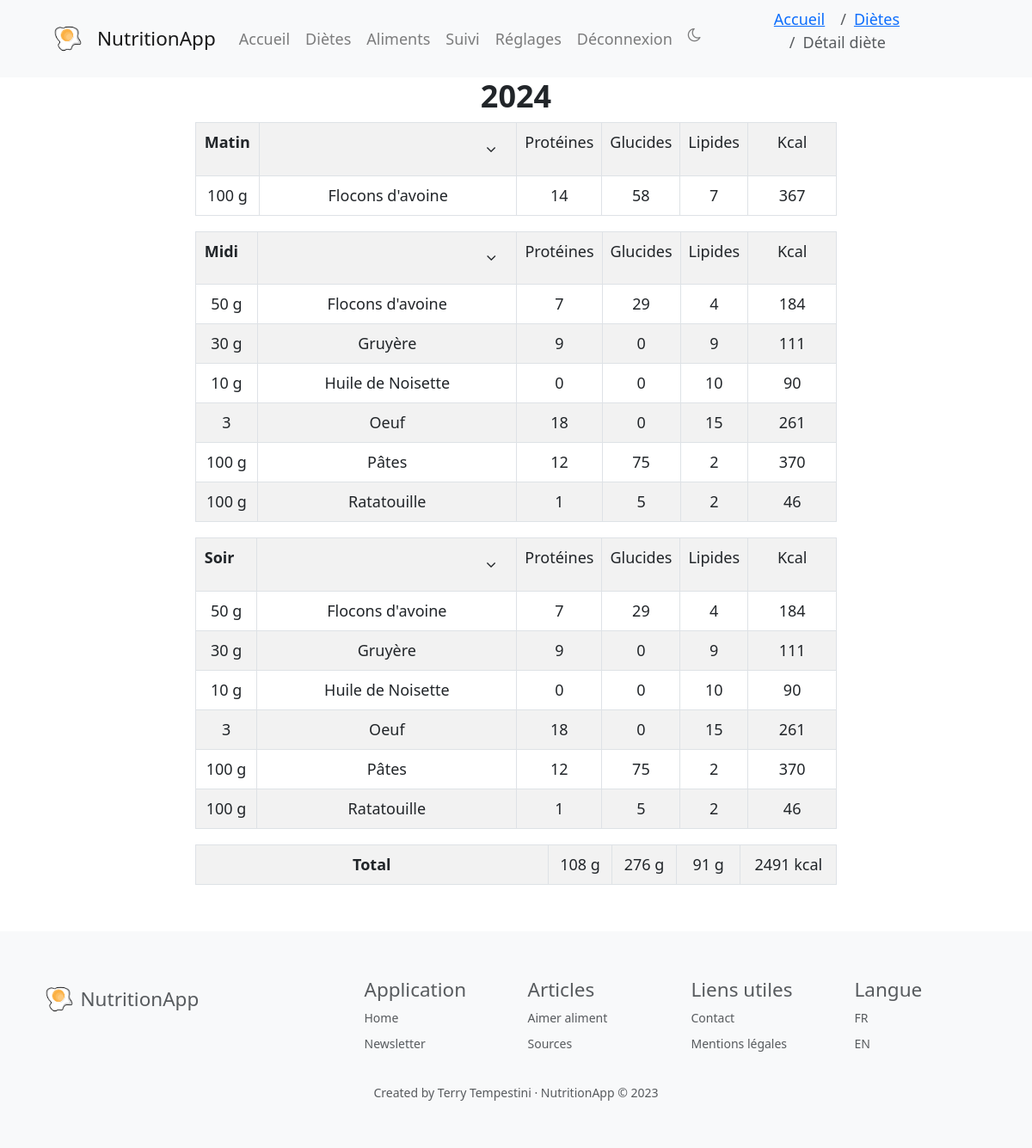
The page /voir_diete/4 (signed in) on the database its author committed.
### models/Diete.py (models this page shows, shortened)
class Diete(db.Model):
    id = db.Column(db.Integer, primary_key=True)
    titre_diete = db.Column(db.String(255), nullable=True)  # nom de la diete
    createur = db.Column(db.Integer, db.ForeignKey('utilisateur.id'), nullable=True)
    date = db.Column(db.Date, nullable=True)
    createur_obj = db.relationship('Utilisateur', backref=db.backref('dietes'), foreign_keys=[createur])
    def get_by_id(id):
        return Diete.query.get(id)
    def portions_associees(self):
        return Portion.query.join(Aliment).filter(Portion.diete == self.id).order_by(Portion.label_portion,
                                                                                     Aliment.titre).all()
    def total_kcal(self):
        if (self.portions_associees()):
            return sum([portion.kcal_portion() for portion in self.portions_associees()])
        else:
            return 0
    def total_proteines(self):
        if (self.portions_associees()):
            return sum([portion.proteines_portion() for portion in self.portions_associees()])
        else:
            return 0
    def total_glucides(self):
        if (self.portions_associees()):
            return sum([portion.glucides_portion() for portion in self.portions_associees()])
        else:
            return 0
    def total_lipides(self):
        if (self.portions_associees()):
            return sum([portion.lipides_portion() for portion in self.portions_associees()])
        else:
            return 0
    def total_kcal_meal(self, meal_number):
        if self.portions_associees():
            return sum(
                [portion.kcal_portion() for portion in self.portions_associees() if
                 portion.label_portion == meal_number])
        else:
            return 0
    def total_nutriment_portion(self, meal_number, nutriment):
        if self.portions_associees():
            return sum(
                [getattr(portion, f'{nutriment}_portion')() for portion in self.portions_associees() if
                 portion.label_portion == meal_number]
            )
        else:
            return 0
    def total_proteines_portion(self, meal_number):
        return self.total_nutriment_portion(meal_number, 'proteines')
    def total_glucides_portion(self, meal_number):
        return self.total_nutriment_portion(meal_number, 'glucides')
    def total_lipides_portion(self, meal_number):
        return self.total_nutriment_portion(meal_number, 'lipides')
    def sets_of_portions(self):
        portions_diet = self.portions_associees()
        portions_par_type = {}
        for portion in portions_diet:
            type_portion = portion.label_portion
            if type_portion not in portions_par_type:
                portions_par_type[type_portion] = []
            portions_par_type[type_portion].append(portion)
        sets_of_portions = list(portions_par_type.values())
        return sets_of_portions

### models/Portion.py (models this page shows, shortened)
class Portion(db.Model):
    id = db.Column(db.Integer, primary_key=True)
    diete = db.Column(db.Integer, db.ForeignKey('diete.id'))
    aliment = db.Column(db.Integer, db.ForeignKey('aliment.id'))
    nombre = db.Column(db.Integer, nullable=False, server_default='0')
    label_portion = db.Column(db.Integer, nullable=False,
                              server_default='0')  # 1=matin, 2=collation matin, 3=midi, 4=collation aprem, 5=soir, 6=collation soir
    diete_obj = db.relationship('Diete', backref=db.backref('portions'))
    aliment_obj = db.relationship('Aliment', backref=db.backref('portions'))
    def unite(self):
        return self.aliment_obj.unite
    def kcal_portion(self):
        if self.unite() == 1:  # si l'aliment est en unité (kcal * nombre)
            return round(self.aliment_obj.kcal * self.nombre)
        else:  # aliment == 0 (kcal * nombre * 0.01 * 100g) ; aliment == 2 (kcal * nombre * 0.01 * 100mL)
            return round(self.aliment_obj.kcal * self.nombre * 0.01)
    def proteines_portion(self):
        if self.unite() == 1:
            return round(self.aliment_obj.proteines * self.nombre)
        else:
            return round(self.aliment_obj.proteines * self.nombre * 0.01)
    def glucides_portion(self):
        if self.unite() == 1:
            return round(self.aliment_obj.glucides * self.nombre)
        else:
            return round(self.aliment_obj.glucides * self.nombre * 0.01)
    def lipides_portion(self):
        if self.unite() == 1:
            return round(self.aliment_obj.lipides * self.nombre)
        else:
            return round(self.aliment_obj.lipides * self.nombre * 0.01)

### models/Aliment.py (models this page shows, shortened)
class Aliment(db.Model):
    id = db.Column(db.Integer, primary_key=True)
    titre = db.Column(db.String(255), nullable=True, server_default='')
    kcal = db.Column(db.Integer, nullable=True, server_default='0')
    proteines = db.Column(db.Integer, nullable=True, server_default='0')
    glucides = db.Column(db.Integer, nullable=True, server_default='0')
    lipides = db.Column(db.Integer, nullable=True, server_default='0')
    categorie = db.Column(db.String(255), nullable=True, server_default="Autre") # légume, fruit, féculent...
    photo = db.Column(db.String(255), nullable=True, server_default='')
    description = db.Column(db.String(255), nullable=True, server_default='')
    unite = db.Column(db.Integer, nullable=True, server_default='0') # 0 = 100g, 1 = 1 unité, 2 = mL
    valide = db.Column(db.Integer, nullable=True, server_default='0') # 0 = non validé, 1 = validé

### controllers/diete.py (the view)
@app.route('/voir_diete/<int:id>', methods=['GET', 'POST'])
@login_required
def voir_diete(id):
    diet = Diete.get_by_id(id)
    return render_template('diete/detail_diete.html', root=default_root(), diete=diet)

### controllers/diete.py (called while the page is built)
def default_root():
    parsed_url = urlparse(request.url)
    return parsed_url.scheme + "://" + parsed_url.netloc

### setup_flask.py (called while the page is built)
@login_manager.user_loader
def load_user(user_id):
    return Utilisateur.query.get(int(user_id))

### templates/diete/detail_diete.html (shortened to what this page needs)
{% extends 'base.html' %}
{% block content %}
{% set page = 'detail' %}
{% set place = ["accueil","dietes","detail"] %}
{% with breadcrumb=place %}
    {% include "navbar.html" %}
{% endwith %}
<div class="content">
<h2 class="text-center">
    <b>{{ diete.titre_diete }}</b>
</h2>
{% with diete=diete %}
    {% include 'diete/liste_aliments_diete.html' %}
{% endwith %}
</div>
{% endblock %}

### templates/diete/liste_aliments_diete.html (shortened to what this page needs)
    {% set percent = [10, 45, 10, 10, 10, 15] %}
    {% set meal_names = ['Matin', 'Collation', 'Midi', 'Collation', 'Soir', 'Collation'] %}
    {% set unites_names = ['g', '', 'mL'] %}
        {% for repas in diete.sets_of_portions() %}
            <table class="table table-striped table-bordered full-width-table">
                {% for portion in repas %}
                    {% if loop.first %}
                    <tr>
                        <th style="padding-left: 10px;">
                            {{ meal_names[portion.label_portion - 1] }}
                        </th>
                        <td class="text-right">
                            <button id="toggleRow{{ portion.label_portion }}" class="btn btn-default">
                                <i class="fa fa-angle-down"></i>
                            </button>
                        </td>
                        <td class="secondary" style="width: {{ percent[2] }}%">Protéines</td>
                        <td class="secondary" style="width: {{ percent[3] }}%">Glucides</td>
                        <td class="secondary" style="width: {{ percent[4] }}%">Lipides</td>
                        <td style="width: {{ percent[5] }}%">Kcal</td>
                    </tr>
                    {% endif %}
                    <tr class="text-center">
                        <td style="width: {{ percent[0] }}%">{{ portion.nombre }} {{ unites_names[portion.aliment_obj.unite] }}</td>
                        <td style="width: {{ percent[1] }}%">{{ portion.aliment_obj.titre }}</td>
                        <td class="secondary" style="width: {{ percent[2] }}%">{{ portion.proteines_portion() }}</td>
                        <td class="secondary" style="width: {{ percent[3] }}%">{{ portion.glucides_portion() }}</td>
                        <td class="secondary" style="width: {{ percent[4] }}%">{{ portion.lipides_portion() }}</td>
                        <td style="width: {{ percent[5] }}%">{{ portion.kcal_portion() }}</td>
                    </tr>
                {% endfor %}
            </table>
        {% endfor %}
        <table class="table table-striped table-bordered">
            <tr class="text-center">
                <th style="width: {{ percent[0] + percent[1] }}%">Total</th>
                <td style="width: {{ percent[2] }}%">{{ diete.total_proteines()|round|int }} g</td>
                <td style="width: {{ percent[3] }}%">{{ diete.total_glucides()|round|int }} g</td>
                <td style="width: {{ percent[4] }}%">{{ diete.total_lipides()|round|int }} g</td>
                <td style="width: {{ percent[5] }}%">{{ diete.total_kcal()|round|int }} kcal</td>
            </tr>
        </table>

### static/css/base.css (style rules this page uses)
html { font-family: 'Roboto', sans-serif; line-height: 1.5; color: #333; background-color: #fff; font-size: 18px; }

### static/css/pages.css (style rules this page uses)
.content { padding: 0cm 6cm 0cm 6cm; }
.table td { text-align: center; }

### static/css/pages_dark.css (style rules this page uses)
body { background-color: #333; }
.content { padding: 0cm 6cm 0cm 6cm; }
.table td { text-align: center; }

### rows shown on the page
Diete: titre_diete "2024"
Portion: label_portion "Matin", {{ percent[2] }} 10 (drawn), {{ percent[3] }} 10 (drawn), {{ percent[4] }} 10 (drawn), {{ percent[5] }} 15 (drawn), {{ percent[0] }} 10 (drawn), nombre "100", {{ percent[1] }} 45 (drawn), aliment_obj.titre "Flocons d'avoine", proteines_portion "14", glucides_portion "58", lipides_portion "7", kcal_portion "367"
Aliment: unite "g", total_proteines "108", total_glucides "276", total_lipides "91", total_kcal "2491"
Portion: label_portion "Midi", {{ percent[2] }} 10 (drawn), {{ percent[3] }} 10 (drawn), {{ percent[4] }} 10 (drawn), {{ percent[5] }} 15 (drawn), {{ percent[0] }} 10 (drawn), nombre "50", {{ percent[1] }} 45 (drawn), aliment_obj.titre "Flocons d'avoine", proteines_portion "7", glucides_portion "29", lipides_portion "4", kcal_portion "184"
Portion: {{ percent[0] }} 10 (drawn), nombre "30", {{ percent[1] }} 45 (drawn), aliment_obj.titre "Gruyère", {{ percent[2] }} 10 (drawn), proteines_portion "9", {{ percent[3] }} 10 (drawn), glucides_portion "0", {{ percent[4] }} 10 (drawn), lipides_portion "9", {{ percent[5] }} 15 (drawn), kcal_portion "111"
Aliment: unite "g"
Portion: nombre "10", {{ percent[1] }} 45 (drawn), aliment_obj.titre "Huile de Noisette", proteines_portion "0", glucides_portion "0", lipides_portion "10", {{ percent[5] }} 15 (drawn), kcal_portion "90"
Aliment: unite "g"
Portion: {{ percent[0] }} 10 (drawn), nombre "3", {{ percent[1] }} 45 (drawn), aliment_obj.titre "Oeuf", {{ percent[2] }} 10 (drawn), proteines_portion "18", {{ percent[3] }} 10 (drawn), glucides_portion "0", {{ percent[4] }} 10 (drawn), lipides_portion "15", kcal_portion "261"
Portion: {{ percent[0] }} 10 (drawn), nombre "100", {{ percent[1] }} 45 (drawn), aliment_obj.titre "Pâtes", {{ percent[2] }} 10 (drawn), proteines_portion "12", {{ percent[3] }} 10 (drawn), glucides_portion "75", {{ percent[4] }} 10 (drawn), lipides_portion "2", {{ percent[5] }} 15 (drawn), kcal_portion "370"
Aliment: unite "g"
Portion: {{ percent[0] }} 10 (drawn), nombre "100", {{ percent[1] }} 45 (drawn), aliment_obj.titre "Ratatouille", {{ percent[2] }} 10 (drawn), proteines_portion "1", {{ percent[3] }} 10 (drawn), glucides_portion "5", {{ percent[4] }} 10 (drawn), lipides_portion "2", {{ percent[5] }} 15 (drawn), kcal_portion "46"
Aliment: unite "g"
Portion: label_portion "Soir", {{ percent[2] }} 10 (drawn), {{ percent[3] }} 10 (drawn), {{ percent[4] }} 10 (drawn), {{ percent[5] }} 15 (drawn), {{ percent[0] }} 10 (drawn), nombre "50", {{ percent[1] }} 45 (drawn), aliment_obj.titre "Flocons d'avoine", proteines_portion "7", glucides_portion "29", lipides_portion "4", kcal_portion "184"
Portion: {{ percent[0] }} 10 (drawn), nombre "30", {{ percent[1] }} 45 (drawn), aliment_obj.titre "Gruyère", {{ percent[2] }} 10 (drawn), proteines_portion "9", {{ percent[3] }} 10 (drawn), glucides_portion "0", {{ percent[4] }} 10 (drawn), lipides_portion "9", {{ percent[5] }} 15 (drawn), kcal_portion "111"
Portion: nombre "10", {{ percent[1] }} 45 (drawn), aliment_obj.titre "Huile de Noisette", proteines_portion "0", glucides_portion "0", lipides_portion "10", {{ percent[5] }} 15 (drawn), kcal_portion "90"
Portion: {{ percent[0] }} 10 (drawn), nombre "3", {{ percent[1] }} 45 (drawn), aliment_obj.titre "Oeuf", {{ percent[2] }} 10 (drawn), proteines_portion "18", {{ percent[3] }} 10 (drawn), glucides_portion "0", {{ percent[4] }} 10 (drawn), lipides_portion "15", kcal_portion "261"
Portion: {{ percent[0] }} 10 (drawn), nombre "100", {{ percent[1] }} 45 (drawn), aliment_obj.titre "Pâtes", {{ percent[2] }} 10 (drawn), proteines_portion "12", {{ percent[3] }} 10 (drawn), glucides_portion "75", {{ percent[4] }} 10 (drawn), lipides_portion "2", {{ percent[5] }} 15 (drawn), kcal_portion "370"
Portion: {{ percent[0] }} 10 (drawn), nombre "100", {{ percent[1] }} 45 (drawn), aliment_obj.titre "Ratatouille", {{ percent[2] }} 10 (drawn), proteines_portion "1", {{ percent[3] }} 10 (drawn), glucides_portion "5", {{ percent[4] }} 10 (drawn), lipides_portion "2", {{ percent[5] }} 15 (drawn), kcal_portion "46"

### other values the page prints
{{ pretty_name[item] }} "Accueil" "Diètes"
{{ pretty_name[item] }} "Détail diète"
